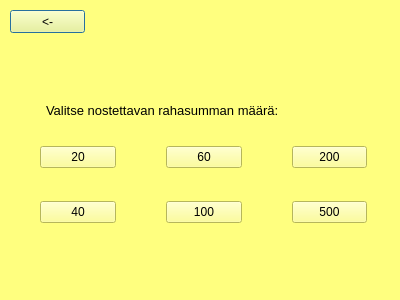
<?xml version="1.0" encoding="UTF-8"?>
<ui version="4.0">
 <class>nostarahaa</class>
 <widget class="QDialog" name="nostarahaa">
  <property name="geometry">
   <rect>
    <x>0</x>
    <y>0</y>
    <width>400</width>
    <height>300</height>
   </rect>
  </property>
  <property name="windowTitle">
   <string>Dialog</string>
  </property>
  <property name="styleSheet">
   <string notr="true">background-color:rgb(255, 255, 127)</string>
  </property>
  <widget class="QLabel" name="label">
   <property name="geometry">
    <rect>
     <x>120</x>
     <y>60</y>
     <width>51</width>
     <height>21</height>
    </rect>
   </property>
   <property name="font">
    <font>
     <pointsize>12</pointsize>
    </font>
   </property>
   <property name="text">
    <string>&lt;nimi&gt;</string>
   </property>
  </widget>
  <widget class="QLabel" name="label_2">
   <property name="geometry">
    <rect>
     <x>210</x>
     <y>60</y>
     <width>101</width>
     <height>16</height>
    </rect>
   </property>
   <property name="font">
    <font>
     <pointsize>12</pointsize>
    </font>
   </property>
   <property name="text">
    <string>&lt;saldo&gt;</string>
   </property>
  </widget>
  <widget class="QLabel" name="label_3">
   <property name="geometry">
    <rect>
     <x>46</x>
     <y>100</y>
     <width>301</width>
     <height>20</height>
    </rect>
   </property>
   <property name="font">
    <font>
     <pointsize>10</pointsize>
    </font>
   </property>
   <property name="text">
    <string>Valitse nostettavan rahasumman määrä:</string>
   </property>
  </widget>
  <widget class="QPushButton" name="pushButton_9">
   <property name="geometry">
    <rect>
     <x>10</x>
     <y>10</y>
     <width>75</width>
     <height>23</height>
    </rect>
   </property>
   <property name="text">
    <string>&lt;-</string>
   </property>
  </widget>
  <widget class="QWidget" name="">
   <property name="geometry">
    <rect>
     <x>40</x>
     <y>200</y>
     <width>327</width>
     <height>25</height>
    </rect>
   </property>
   <layout class="QHBoxLayout" name="horizontalLayout">
    <property name="spacing">
     <number>50</number>
    </property>
    <item>
     <widget class="QPushButton" name="pushButton_4">
      <property name="text">
       <string>40</string>
      </property>
     </widget>
    </item>
    <item>
     <widget class="QPushButton" name="pushButton_5">
      <property name="text">
       <string>100</string>
      </property>
     </widget>
    </item>
    <item>
     <widget class="QPushButton" name="pushButton_6">
      <property name="text">
       <string>500</string>
      </property>
     </widget>
    </item>
   </layout>
  </widget>
  <widget class="QWidget" name="">
   <property name="geometry">
    <rect>
     <x>40</x>
     <y>140</y>
     <width>327</width>
     <height>34</height>
    </rect>
   </property>
   <layout class="QHBoxLayout" name="horizontalLayout_2" stretch="0,0,0">
    <property name="spacing">
     <number>50</number>
    </property>
    <property name="bottomMargin">
     <number>0</number>
    </property>
    <item>
     <widget class="QPushButton" name="pushButton">
      <property name="text">
       <string>20</string>
      </property>
     </widget>
    </item>
    <item>
     <widget class="QPushButton" name="pushButton_2">
      <property name="text">
       <string>60</string>
      </property>
     </widget>
    </item>
    <item>
     <widget class="QPushButton" name="pushButton_3">
      <property name="text">
       <string>200</string>
      </property>
     </widget>
    </item>
   </layout>
  </widget>
 </widget>
 <resources/>
 <connections/>
</ui>
